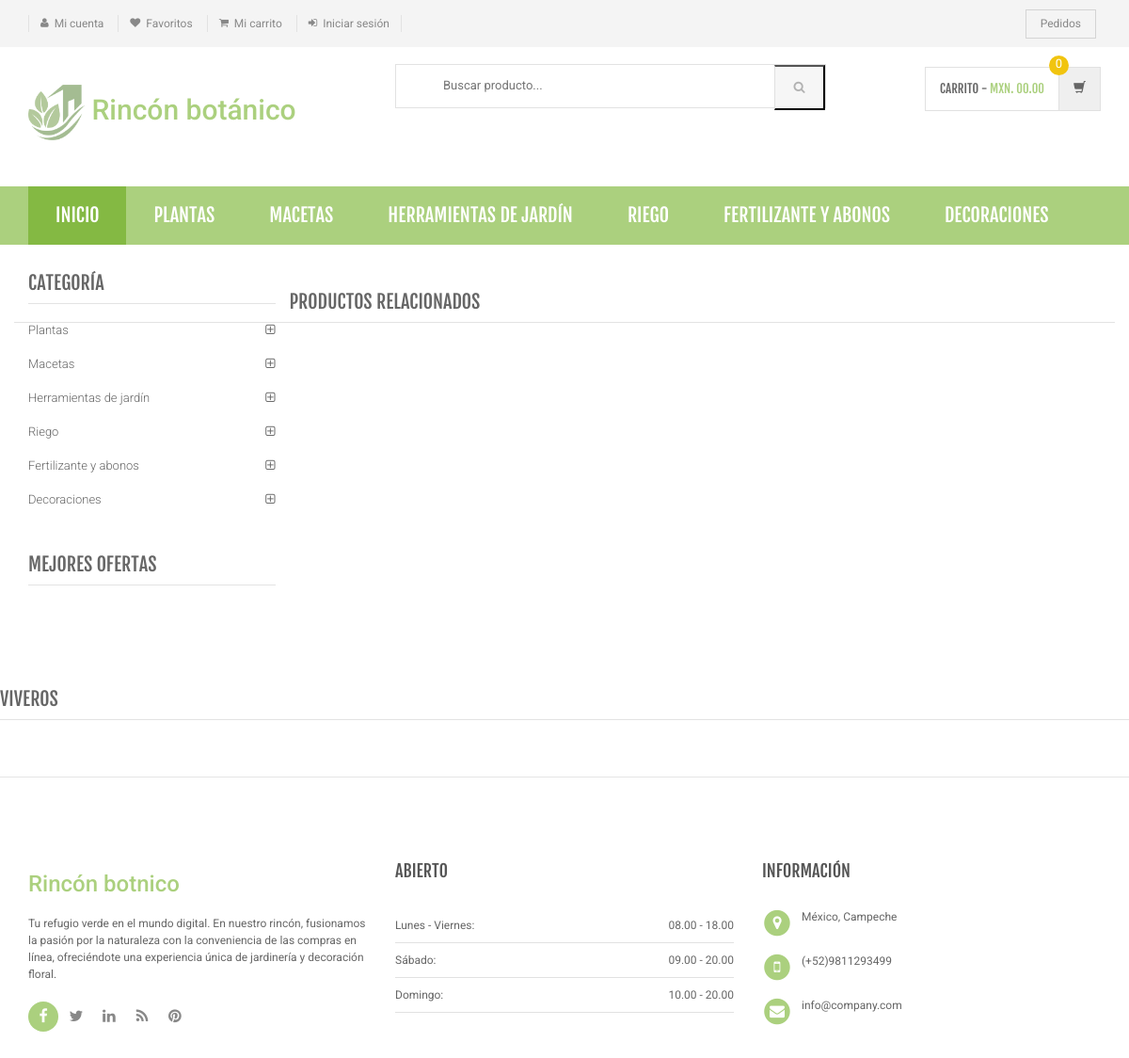
Page /product-details.php on the committed database.
### tables this page shows
CREATE TABLE `category` (
  `id` int(11) NOT NULL,
  `categoryName` varchar(255) DEFAULT NULL,
  `categoryDescription` longtext DEFAULT NULL,
  `creationDate` timestamp NOT NULL DEFAULT current_timestamp(),
  `updationDate` varchar(255) DEFAULT NULL
);

### product-details.php (the view, shortened to what this page needs)
<?php
include('includes/config.php');
?>
<!DOCTYPE html>
<html lang="en">
	<head>
	    <link rel="stylesheet" href="assets/css/bootstrap.min.css">
	    <link rel="stylesheet" href="assets/css/main.css">
	    <link rel="stylesheet" href="assets/css/green.css">
	    <link rel="stylesheet" href="assets/css/owl.carousel.css">
		<link rel="stylesheet" href="assets/css/owl.transitions.css">
		<link href="assets/css/lightbox.css" rel="stylesheet">
		<link rel="stylesheet" href="assets/css/animate.min.css">
		<link rel="stylesheet" href="assets/css/rateit.css">
		<link rel="stylesheet" href="assets/css/bootstrap-select.min.css">
		<link rel="stylesheet" href="assets/css/config.css">
		<link href="assets/css/green.css" rel="alternate stylesheet" title="Green color">
		<link href="assets/css/blue.css" rel="alternate stylesheet" title="Blue color">
		<link href="assets/css/red.css" rel="alternate stylesheet" title="Red color">
		<link href="assets/css/orange.css" rel="alternate stylesheet" title="Orange color">
		<link href="assets/css/dark-green.css" rel="alternate stylesheet" title="Darkgreen color">
		<link rel="stylesheet" href="assets/css/font-awesome.min.css">
	</head>
    <body class="cnt-home">
<header class="header-style-1">
<?php include('includes/top-header.php');?>
<?php include('includes/main-header.php');?>
<?php include('includes/menu-bar.php');?>
</header>
<div class="body-content outer-top-xs">
	<div class='container'>
		<div class='row single-product outer-bottom-sm '>
			<div class='col-md-3 sidebar'>
				<div class="sidebar-module-container">
<div class="sidebar-widget outer-bottom-xs wow fadeInUp">
	<h3 class="section-title">Categoría</h3>
	<div class="sidebar-widget-body m-t-10">
		<div class="accordion">
		            <?php $sql=mysqli_query($con,"select id,categoryName  from category");
while($row=mysqli_fetch_array($sql))
{
    ?>
	    	<div class="accordion-group">
	            <div class="accordion-heading">
	                <a href="category.php?cid=<?php echo $row['id'];?>"  class="accordion-toggle collapsed">
	                   <?php echo $row['categoryName'];?>
	                </a>
	            </div>
	        </div>
	        <?php } ?>
	    </div>
	</div>
</div>
<div class="sidebar-widget hot-deals wow fadeInUp">
	<h3 class="section-title">Mejores ofertas</h3>
</div>
				</div>
			</div>
<section class="section featured-product wow fadeInUp">
	<h3 class="section-title">Productos relacionados </h3>
</section>
			</div>
		</div>
<?php include('includes/brands-slider.php');?>
<?php include('includes/footer.php');?>
</body>
</html>

### includes/menu-bar.php (shortened to what this page needs)
<div class="header-nav animate-dropdown">
    <div class="container">
        <div class="yamm navbar navbar-default" role="navigation">
            <div class="nav-bg-class">
                <div class="navbar-collapse collapse" id="mc-horizontal-menu-collapse">
	<div class="nav-outer">
		<ul class="nav navbar-nav">
			<li class="active dropdown yamm-fw">
				<a href="index.php" data-hover="dropdown" class="dropdown-toggle">Inicio</a>
			</li>
              <?php $sql=mysqli_query($con,"select id,categoryName  from category limit 6");
while($row=mysqli_fetch_array($sql))
{
    ?>
			<li class="dropdown yamm">
				<a href="category.php?cid=<?php echo $row['id'];?>"> <?php echo $row['categoryName'];?></a>
			</li>
			<?php } ?>
		</ul>
		<div class="clearfix"></div>
	</div>
</div>
            </div>
        </div>
    </div>
</div>

### assets/css/green.css (style rules this page uses)
a { color: #abd07e; }
.header-style-1 .header-nav { background: #abd07e; }
.cnt-home .header-style-1 .header-nav .navbar .navbar-nav > li.active { background: #84b943; }
.sidebar .sidebar-module-container .sidebar-widget .sidebar-widget-body .accordion .accordion-group .accordion-heading .accordion-toggle, .sidebar .sidebar-module-container .sidebar-widget .sidebar-widget-body .accordion .accordion-group .accordion-heading .accordion-toggle:hover, .sidebar .sidebar-module-container .sidebar-widget .sidebar-widget-body .accordion .accordion-group .accordion-heading .accordion-toggle:focus, .sidebar .sidebar-module-container .sidebar-widget .sidebar-widget-body .accordion .accordion-group .accordion-heading .accordion-toggle:after { color: #abd07e; }

### assets/css/lightbox.css (style rules this page uses)
body:after { content: url(../images/close.png) url(../images/loading.gif) url(../images/prev.png) url(../images/next.png); display: none; }

### assets/css/blue.css (style rules this page uses)
a { color: #3498db; }
.header-style-1 .header-nav { background: #3498db; }
.cnt-home .header-style-1 .header-nav .navbar .navbar-nav > li.active { background: #1d6ca1; }
.sidebar .sidebar-module-container .sidebar-widget .sidebar-widget-body .accordion .accordion-group .accordion-heading .accordion-toggle, .sidebar .sidebar-module-container .sidebar-widget .sidebar-widget-body .accordion .accordion-group .accordion-heading .accordion-toggle:hover, .sidebar .sidebar-module-container .sidebar-widget .sidebar-widget-body .accordion .accordion-group .accordion-heading .accordion-toggle:focus, .sidebar .sidebar-module-container .sidebar-widget .sidebar-widget-body .accordion .accordion-group .accordion-heading .accordion-toggle:after { color: #3498db; }

### assets/css/red.css (style rules this page uses)
a { color: #ff6c6c; }
.header-style-1 .header-nav { background: #ff6c6c; }
.cnt-home .header-style-1 .header-nav .navbar .navbar-nav > li.active { background: #ff1a1a; }
.sidebar .sidebar-module-container .sidebar-widget .sidebar-widget-body .accordion .accordion-group .accordion-heading .accordion-toggle, .sidebar .sidebar-module-container .sidebar-widget .sidebar-widget-body .accordion .accordion-group .accordion-heading .accordion-toggle:hover, .sidebar .sidebar-module-container .sidebar-widget .sidebar-widget-body .accordion .accordion-group .accordion-heading .accordion-toggle:focus, .sidebar .sidebar-module-container .sidebar-widget .sidebar-widget-body .accordion .accordion-group .accordion-heading .accordion-toggle:after { color: #ff6c6c; }

### assets/css/orange.css (style rules this page uses)
a { color: #f39c12; }
.header-style-1 .header-nav { background: #f39c12; }
.cnt-home .header-style-1 .header-nav .navbar .navbar-nav > li.active { background: #ab6c09; }
.sidebar .sidebar-module-container .sidebar-widget .sidebar-widget-body .accordion .accordion-group .accordion-heading .accordion-toggle, .sidebar .sidebar-module-container .sidebar-widget .sidebar-widget-body .accordion .accordion-group .accordion-heading .accordion-toggle:hover, .sidebar .sidebar-module-container .sidebar-widget .sidebar-widget-body .accordion .accordion-group .accordion-heading .accordion-toggle:focus, .sidebar .sidebar-module-container .sidebar-widget .sidebar-widget-body .accordion .accordion-group .accordion-heading .accordion-toggle:after { color: #f39c12; }

### assets/css/dark-green.css (style rules this page uses)
a { color: #12cca7; }
.header-style-1 .header-nav { background: #12cca7; }
.cnt-home .header-style-1 .header-nav .navbar .navbar-nav > li.active { background: #0b816a; }
.sidebar .sidebar-module-container .sidebar-widget .sidebar-widget-body .accordion .accordion-group .accordion-heading .accordion-toggle, .sidebar .sidebar-module-container .sidebar-widget .sidebar-widget-body .accordion .accordion-group .accordion-heading .accordion-toggle:hover, .sidebar .sidebar-module-container .sidebar-widget .sidebar-widget-body .accordion .accordion-group .accordion-heading .accordion-toggle:focus, .sidebar .sidebar-module-container .sidebar-widget .sidebar-widget-body .accordion .accordion-group .accordion-heading .accordion-toggle:after { color: #12cca7; }

### rows in the picture
category: categoryName "PLANTAS", categoryName "Plantas"
category: categoryName "MACETAS", categoryName "Macetas"
category: categoryName "HERRAMIENTAS DE JARDÍN", categoryName "Herramientas de jardín"
category: categoryName "RIEGO", categoryName "Riego"
category: categoryName "FERTILIZANTE Y ABONOS", categoryName "Fertilizante y abonos"
category: categoryName "DECORACIONES", categoryName "Decoraciones"
